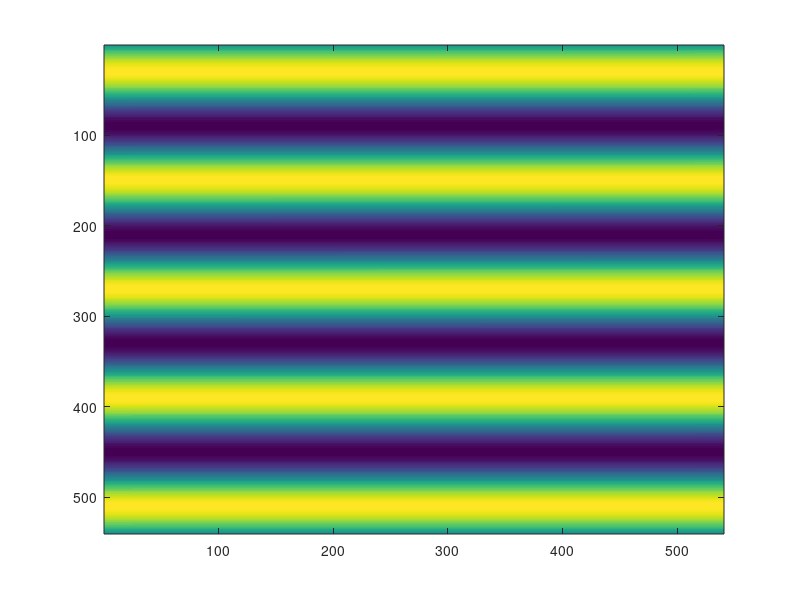

Write MATLAB code to recreate this figure. (Note: this script raises an error after producing the figure.)
function out = createGrating(imSize,theta,lamda,phase)

if ~nargin
    imSize = 540;                           % image size: n X n
end

if nargin<2
    theta = 90;                             % grating orientation
end

if nargin<3
    lamda = 120;                            % wavelength (number of pixels per cycle)
end

if nargin<4
    phase = .25;                            % phase (0 -> 1)
end

X = 1:imSize;                           % X is a vector from 1 to imageSize
X0 = (X / imSize) - .5;                 % rescale X -> -.5 to .5

freq = imSize/lamda;                    % compute frequency from wavelength
phaseRad = (phase * 2* pi);             % convert to radians: 0 -> 2*pi

[Xm, Ym] = meshgrid(X0, X0);            % 2D matrices

thetaRad = (theta / 360) * 2*pi;        % convert theta (orientation) to radians
Xt = Xm * cos(thetaRad);                % compute proportion of Xm for given orientation
Yt = Ym * sin(thetaRad);                % compute proportion of Ym for given orientation
XYt = [ Xt + Yt ];                      % sum X and Y components
XYf = XYt * freq * 2*pi;                % convert to radians and scale by frequency
grating = sin( XYf + phaseRad);                   % make 2D sinewave

if ~nargout
    figure;                                 % make new figure window
    imagesc( grating, [-1 1] );                     % display
    colormap gray(256);                     % use gray colormap (0: black, 1: white)
    axis off; axis image;    % use gray colormap
else
    out = grating;
end
